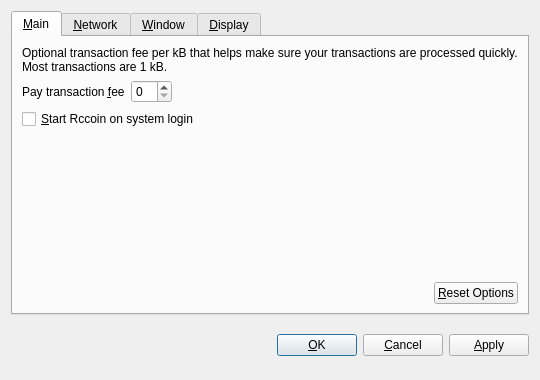
<?xml version="1.0" encoding="UTF-8"?>
<ui version="4.0">
 <class>OptionsDialog</class>
 <widget class="QDialog" name="OptionsDialog">
  <property name="geometry">
   <rect>
    <x>0</x>
    <y>0</y>
    <width>540</width>
    <height>380</height>
   </rect>
  </property>
  <property name="windowTitle">
   <string>Options</string>
  </property>
  <property name="modal">
   <bool>true</bool>
  </property>
  <layout class="QVBoxLayout" name="verticalLayout">
   <item>
    <widget class="QTabWidget" name="tabWidget">
     <property name="tabPosition">
      <enum>QTabWidget::North</enum>
     </property>
     <property name="currentIndex">
      <number>0</number>
     </property>
     <widget class="QWidget" name="tabMain">
      <attribute name="title">
       <string>&amp;Main</string>
      </attribute>
      <layout class="QVBoxLayout" name="verticalLayout_Main">
       <item>
        <widget class="QLabel" name="transactionFeeInfoLabel">
         <property name="text">
          <string>Optional transaction fee per kB that helps make sure your transactions are processed quickly. Most transactions are 1 kB.</string>
         </property>
         <property name="textFormat">
          <enum>Qt::PlainText</enum>
         </property>
         <property name="wordWrap">
          <bool>true</bool>
         </property>
        </widget>
       </item>
       <item>
        <layout class="QHBoxLayout" name="horizontalLayout_1_Main">
         <item>
          <widget class="QLabel" name="transactionFeeLabel">
           <property name="text">
            <string>Pay transaction &amp;fee</string>
           </property>
           <property name="textFormat">
            <enum>Qt::PlainText</enum>
           </property>
           <property name="buddy">
            <cstring>transactionFee</cstring>
           </property>
          </widget>
         </item>
         <item>
          <widget class="BitcoinAmountField" name="transactionFee"/>
         </item>
         <item>
          <spacer name="horizontalSpacer_1_Main">
           <property name="orientation">
            <enum>Qt::Horizontal</enum>
           </property>
           <property name="sizeHint" stdset="0">
            <size>
             <width>40</width>
             <height>20</height>
            </size>
           </property>
          </spacer>
         </item>
        </layout>
       </item>
       <item>
        <widget class="QCheckBox" name="bitcoinAtStartup">
         <property name="toolTip">
          <string>Automatically start Rccoin after logging in to the system.</string>
         </property>
         <property name="text">
          <string>&amp;Start Rccoin on system login</string>
         </property>
        </widget>
       </item>
       <item>
        <spacer name="verticalSpacer_Main">
         <property name="orientation">
          <enum>Qt::Vertical</enum>
         </property>
         <property name="sizeHint" stdset="0">
          <size>
           <width>20</width>
           <height>40</height>
          </size>
         </property>
        </spacer>
       </item>
       <item>
        <layout class="QHBoxLayout" name="horizontalLayout_2_Main">
         <item>
          <spacer name="horizontalSpacer_2_Main">
           <property name="orientation">
            <enum>Qt::Horizontal</enum>
           </property>
           <property name="sizeHint" stdset="0">
            <size>
             <width>40</width>
             <height>20</height>
            </size>
           </property>
          </spacer>
         </item>
         <item>
          <widget class="QPushButton" name="resetButton">
           <property name="toolTip">
            <string>Reset all client options to default.</string>
           </property>
           <property name="text">
            <string>&amp;Reset Options</string>
           </property>
           <property name="autoDefault">
            <bool>false</bool>
           </property>
          </widget>
         </item>
        </layout>
       </item>
      </layout>
     </widget>
     <widget class="QWidget" name="tabNetwork">
      <attribute name="title">
       <string>&amp;Network</string>
      </attribute>
      <layout class="QVBoxLayout" name="verticalLayout_Network">
       <item>
        <widget class="QCheckBox" name="mapPortUpnp">
         <property name="toolTip">
          <string>Automatically open the Rccoin client port on the router. This only works when your router supports UPnP and it is enabled.</string>
         </property>
         <property name="text">
          <string>Map port using &amp;UPnP</string>
         </property>
        </widget>
       </item>
       <item>
        <widget class="QCheckBox" name="connectSocks">
         <property name="toolTip">
          <string>Connect to the Rccoin network through a SOCKS proxy (e.g. when connecting through Tor).</string>
         </property>
         <property name="text">
          <string>&amp;Connect through SOCKS proxy:</string>
         </property>
        </widget>
       </item>
       <item>
        <layout class="QHBoxLayout" name="horizontalLayout_Network">
         <item>
          <widget class="QLabel" name="proxyIpLabel">
           <property name="text">
            <string>Proxy &amp;IP:</string>
           </property>
           <property name="textFormat">
            <enum>Qt::PlainText</enum>
           </property>
           <property name="buddy">
            <cstring>proxyIp</cstring>
           </property>
          </widget>
         </item>
         <item>
          <widget class="QValidatedLineEdit" name="proxyIp">
           <property name="maximumSize">
            <size>
             <width>140</width>
             <height>16777215</height>
            </size>
           </property>
           <property name="toolTip">
            <string>IP address of the proxy (e.g. 127.0.0.1)</string>
           </property>
          </widget>
         </item>
         <item>
          <widget class="QLabel" name="proxyPortLabel">
           <property name="text">
            <string>&amp;Port:</string>
           </property>
           <property name="textFormat">
            <enum>Qt::PlainText</enum>
           </property>
           <property name="buddy">
            <cstring>proxyPort</cstring>
           </property>
          </widget>
         </item>
         <item>
          <widget class="QLineEdit" name="proxyPort">
           <property name="maximumSize">
            <size>
             <width>55</width>
             <height>16777215</height>
            </size>
           </property>
           <property name="toolTip">
            <string>Port of the proxy (e.g. 9050)</string>
           </property>
          </widget>
         </item>
         <item>
          <widget class="QLabel" name="socksVersionLabel">
           <property name="text">
            <string>SOCKS &amp;Version:</string>
           </property>
           <property name="textFormat">
            <enum>Qt::PlainText</enum>
           </property>
           <property name="buddy">
            <cstring>socksVersion</cstring>
           </property>
          </widget>
         </item>
         <item>
          <widget class="QValueComboBox" name="socksVersion">
           <property name="toolTip">
            <string>SOCKS version of the proxy (e.g. 5)</string>
           </property>
          </widget>
         </item>
         <item>
          <spacer name="horizontalSpacer_Network">
           <property name="orientation">
            <enum>Qt::Horizontal</enum>
           </property>
           <property name="sizeHint" stdset="0">
            <size>
             <width>40</width>
             <height>20</height>
            </size>
           </property>
          </spacer>
         </item>
        </layout>
       </item>
       <item>
        <spacer name="verticalSpacer_Network">
         <property name="orientation">
          <enum>Qt::Vertical</enum>
         </property>
         <property name="sizeHint" stdset="0">
          <size>
           <width>20</width>
           <height>40</height>
          </size>
         </property>
        </spacer>
       </item>
      </layout>
     </widget>
     <widget class="QWidget" name="tabWindow">
      <attribute name="title">
       <string>&amp;Window</string>
      </attribute>
      <layout class="QVBoxLayout" name="verticalLayout_Window">
       <item>
        <widget class="QCheckBox" name="minimizeToTray">
         <property name="toolTip">
          <string>Show only a tray icon after minimizing the window.</string>
         </property>
         <property name="text">
          <string>&amp;Minimize to the tray instead of the taskbar</string>
         </property>
        </widget>
       </item>
       <item>
        <widget class="QCheckBox" name="minimizeOnClose">
         <property name="toolTip">
          <string>Minimize instead of exit the application when the window is closed. When this option is enabled, the application will be closed only after selecting Quit in the menu.</string>
         </property>
         <property name="text">
          <string>M&amp;inimize on close</string>
         </property>
        </widget>
       </item>
       <item>
        <spacer name="verticalSpacer_Window">
         <property name="orientation">
          <enum>Qt::Vertical</enum>
         </property>
         <property name="sizeHint" stdset="0">
          <size>
           <width>20</width>
           <height>40</height>
          </size>
         </property>
        </spacer>
       </item>
      </layout>
     </widget>
     <widget class="QWidget" name="tabDisplay">
      <attribute name="title">
       <string>&amp;Display</string>
      </attribute>
      <layout class="QVBoxLayout" name="verticalLayout_Display">
       <item>
        <layout class="QHBoxLayout" name="horizontalLayout_1_Display">
         <item>
          <widget class="QLabel" name="langLabel">
           <property name="text">
            <string>User Interface &amp;language:</string>
           </property>
           <property name="textFormat">
            <enum>Qt::PlainText</enum>
           </property>
           <property name="buddy">
            <cstring>lang</cstring>
           </property>
          </widget>
         </item>
         <item>
          <widget class="QValueComboBox" name="lang">
           <property name="toolTip">
            <string>The user interface language can be set here. This setting will take effect after restarting Rccoin.</string>
           </property>
          </widget>
         </item>
        </layout>
       </item>
       <item>
        <layout class="QHBoxLayout" name="horizontalLayout_2_Display">
         <item>
          <widget class="QLabel" name="unitLabel">
           <property name="text">
            <string>&amp;Unit to show amounts in:</string>
           </property>
           <property name="textFormat">
            <enum>Qt::PlainText</enum>
           </property>
           <property name="buddy">
            <cstring>unit</cstring>
           </property>
          </widget>
         </item>
         <item>
          <widget class="QValueComboBox" name="unit">
           <property name="toolTip">
            <string>Choose the default subdivision unit to show in the interface and when sending coins.</string>
           </property>
          </widget>
         </item>
        </layout>
       </item>
       <item>
        <widget class="QCheckBox" name="displayAddresses">
         <property name="toolTip">
          <string>Whether to show Rccoin addresses in the transaction list or not.</string>
         </property>
         <property name="text">
          <string>&amp;Display addresses in transaction list</string>
         </property>
        </widget>
       </item>
       <item>
        <spacer name="verticalSpacer_Display">
         <property name="orientation">
          <enum>Qt::Vertical</enum>
         </property>
         <property name="sizeHint" stdset="0">
          <size>
           <width>20</width>
           <height>40</height>
          </size>
         </property>
        </spacer>
       </item>
      </layout>
     </widget>
    </widget>
   </item>
   <item>
    <layout class="QHBoxLayout" name="horizontalLayout_Buttons">
     <item>
      <spacer name="horizontalSpacer_1">
       <property name="orientation">
        <enum>Qt::Horizontal</enum>
       </property>
       <property name="sizeHint" stdset="0">
        <size>
         <width>40</width>
         <height>48</height>
        </size>
       </property>
      </spacer>
     </item>
     <item>
      <widget class="QLabel" name="statusLabel">
       <property name="font">
        <font>
         <weight>75</weight>
         <bold>true</bold>
        </font>
       </property>
       <property name="text">
        <string/>
       </property>
       <property name="textFormat">
        <enum>Qt::PlainText</enum>
       </property>
       <property name="wordWrap">
        <bool>true</bool>
       </property>
      </widget>
     </item>
     <item>
      <spacer name="horizontalSpacer_2">
       <property name="orientation">
        <enum>Qt::Horizontal</enum>
       </property>
       <property name="sizeHint" stdset="0">
        <size>
         <width>40</width>
         <height>48</height>
        </size>
       </property>
      </spacer>
     </item>
     <item>
      <widget class="QPushButton" name="okButton">
       <property name="text">
        <string>&amp;OK</string>
       </property>
      </widget>
     </item>
     <item>
      <widget class="QPushButton" name="cancelButton">
       <property name="text">
        <string>&amp;Cancel</string>
       </property>
       <property name="autoDefault">
        <bool>false</bool>
       </property>
      </widget>
     </item>
     <item>
      <widget class="QPushButton" name="applyButton">
       <property name="text">
        <string>&amp;Apply</string>
       </property>
       <property name="autoDefault">
        <bool>false</bool>
       </property>
      </widget>
     </item>
    </layout>
   </item>
  </layout>
 </widget>
 <customwidgets>
  <customwidget>
   <class>BitcoinAmountField</class>
   <extends>QSpinBox</extends>
   <header>bitcoinamountfield.h</header>
  </customwidget>
  <customwidget>
   <class>QValueComboBox</class>
   <extends>QComboBox</extends>
   <header>qvaluecombobox.h</header>
  </customwidget>
  <customwidget>
   <class>QValidatedLineEdit</class>
   <extends>QLineEdit</extends>
   <header>qvalidatedlineedit.h</header>
  </customwidget>
 </customwidgets>
 <resources/>
 <connections/>
</ui>
